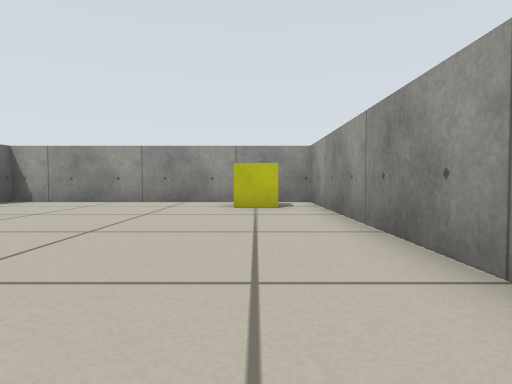
View 1 (above)

24 first-person views from a walk through a Stage world. The camera is 0.31 m above the floor, tilts 2° down and sees 75° across. Floor lines are 1 m apart. The floor is counted in squares, 0.5 m on a side. Each view is taken from the middle of a square. On the plan, view 1 faces up. The plan holds only what a view shows up to about 10 squares ahead; the rest is blank. Robots are left out.

View 2
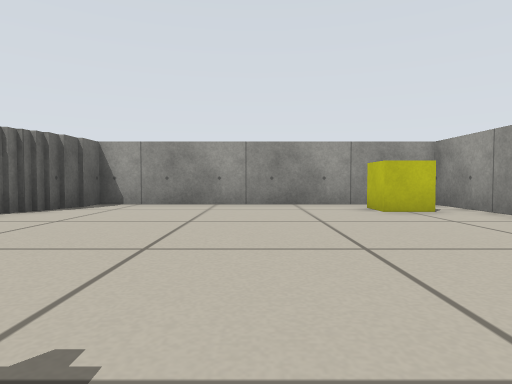

View 3
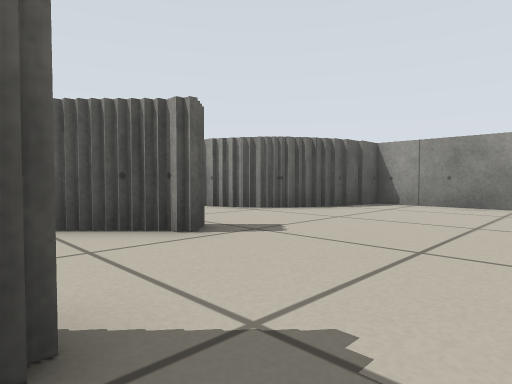

View 4
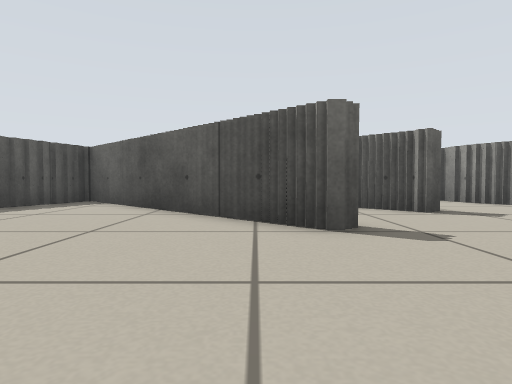

View 5
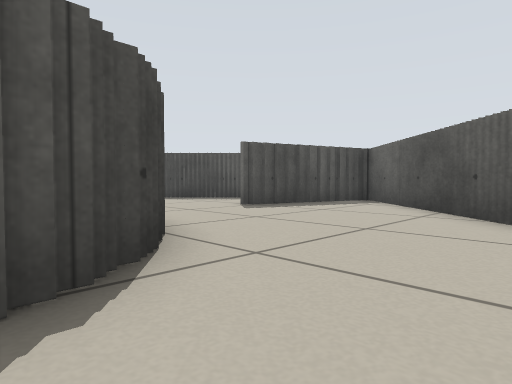

View 6
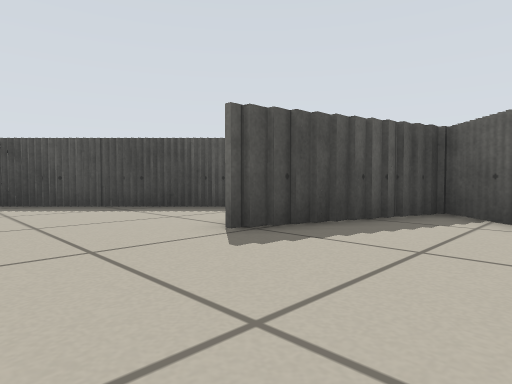

View 7
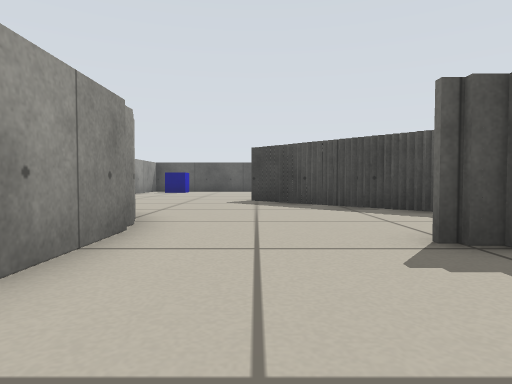

View 8
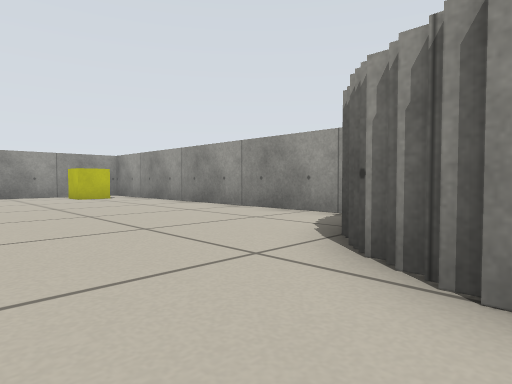

View 9
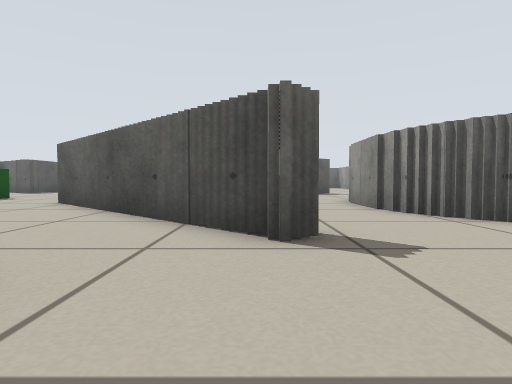

View 10
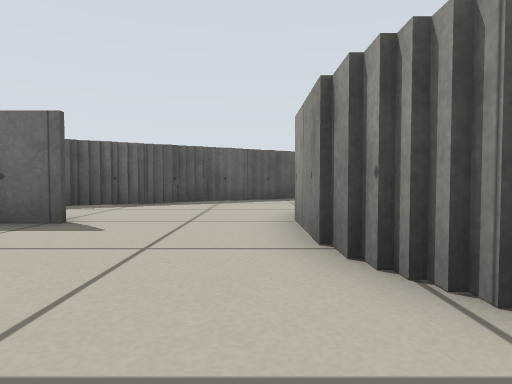

View 11
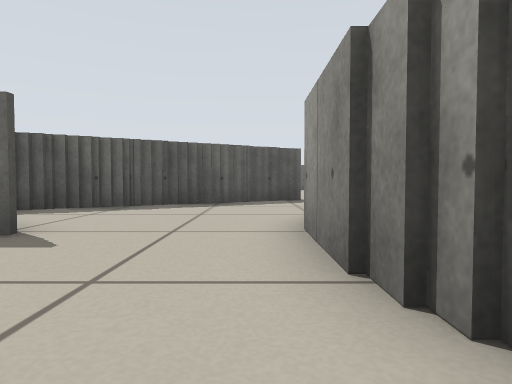

View 12
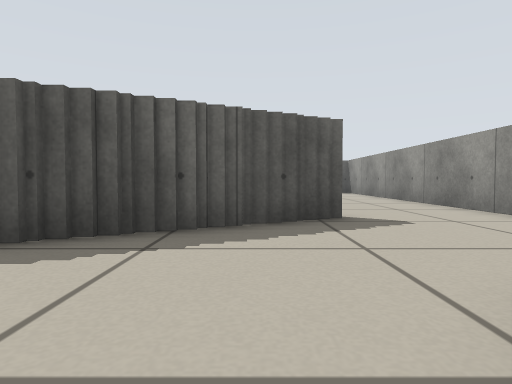

View 13
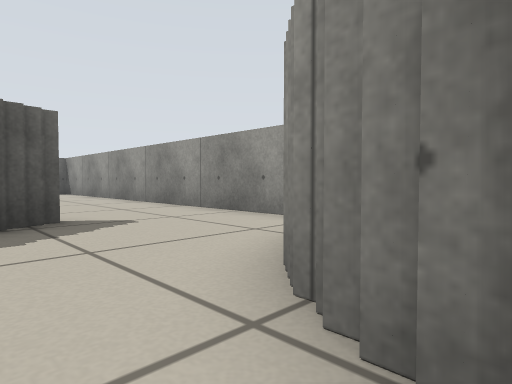

View 14
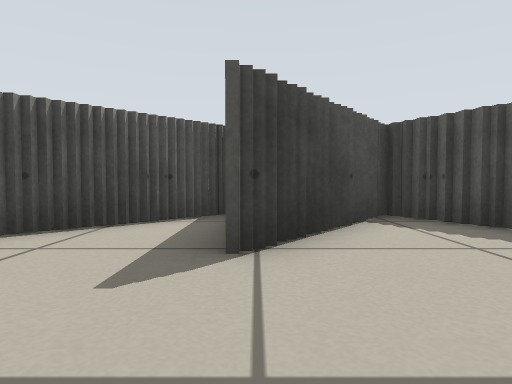

View 15
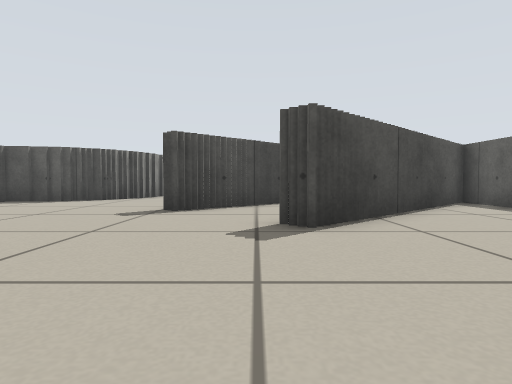

View 16
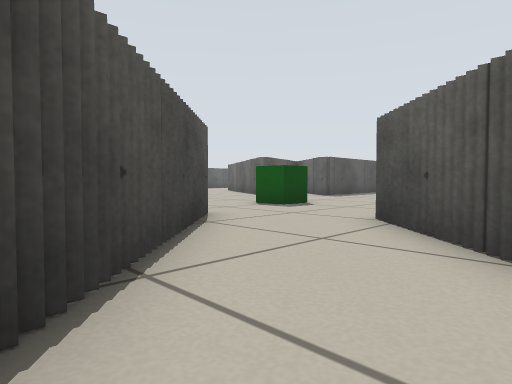

View 17
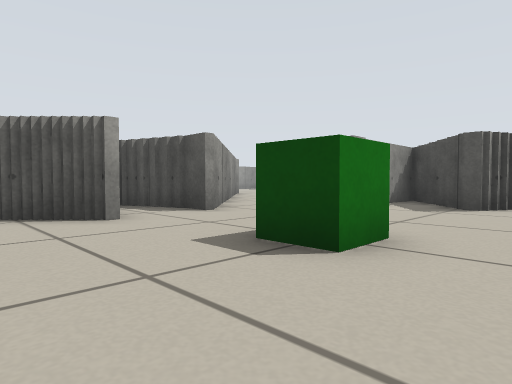

View 18
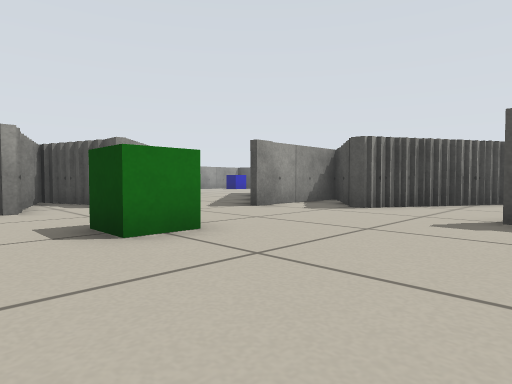

View 19
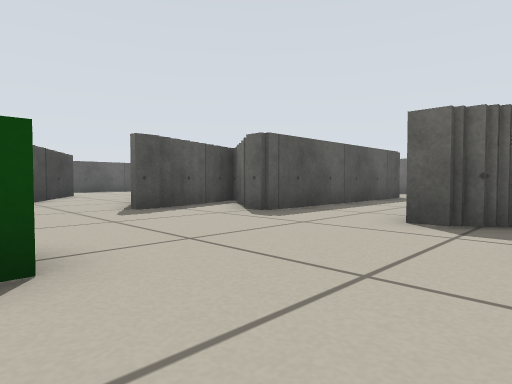

View 20
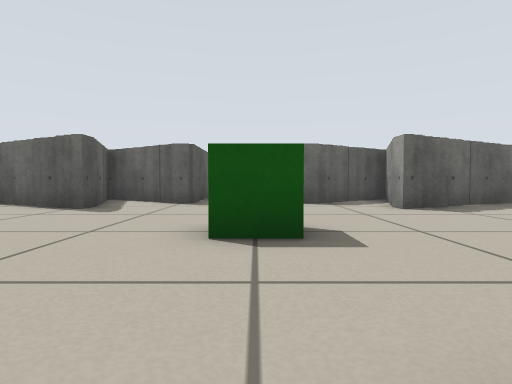

View 21
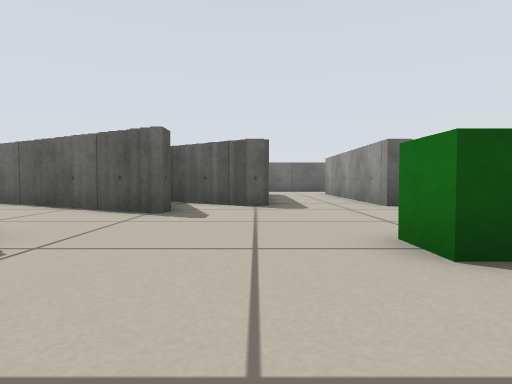

View 22
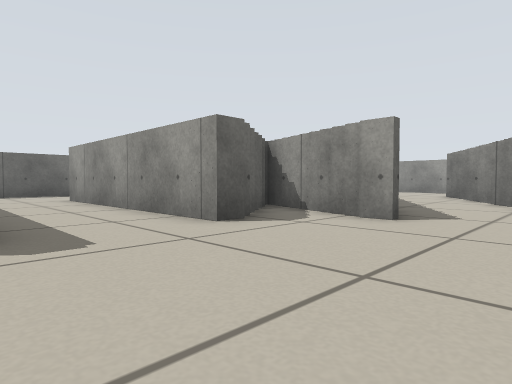

View 23
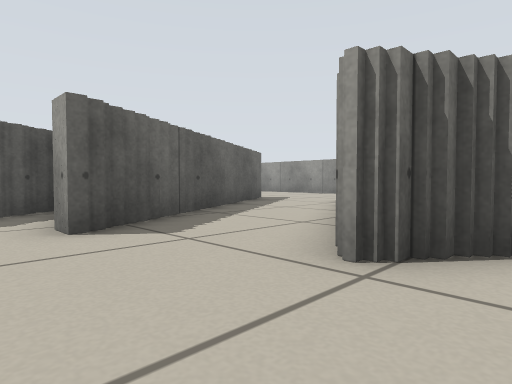

View 24
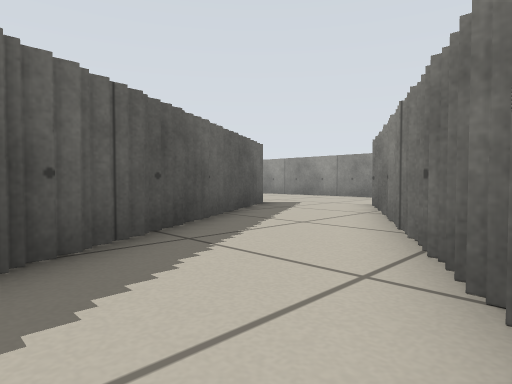

### Floor plan
Key: @ floor where view 1 was taken; # wall or solid block; . floor; B yellow box; G green box.
Columns run from 26 left of view 1 to 2 right of it. Each row starts with its distance up from view 1.
 10    #######         ##########
  9    ........        #......B.#
  8    ........       ##.....BB.#
  7     .......##    ##.........#
  6      ...#...######..........#
  5      ...#...................#
  4      #..##..................#
  3      ##..##.......##........#
  2       #..##...#..##.........#
  1       ##..##.##.##...#......#
  0        #...######...##....@.#
 -1        ##..##.##...##.......#
 -2      #####....#...##.....####
 -3       ####.......##.....##
 -4       ##........##......#
 -5 ########....G...###.....#
 -6 ...........GG....####...#
 -7  ...............### ....#
 -8   ######........##......#
 -9       #..........##.....
-10      ####.....#...##.....
-11       ###..##.#    ##.....
-12        ##..####     ##....
-13        #..## ##      ##...
-14       ## .#
-15       #  ##

Positions as (right, up) in squares from view 1, and headings:
1: (0, 0), facing up
2: (-3, 1), facing up
3: (-3, 1), facing up-left
4: (0, 0), facing left
5: (0, 0), facing down-left
6: (-3, -3), facing down-left
7: (-4, -3), facing down
8: (-4, -4), facing up-right
9: (-3, 3), facing left
10: (-7, 5), facing left
11: (-8, 5), facing left
12: (-13, 5), facing left
13: (-13, 5), facing up-left
14: (-12, 5), facing down
15: (-6, 8), facing down
16: (-7, 0), facing down-left
17: (-16, -3), facing down-right
18: (-18, -4), facing down-right
19: (-14, -3), facing down-left
20: (-10, -6), facing left
21: (-11, -8), facing left
22: (-15, -8), facing up-left
23: (-13, -4), facing up-left
24: (-15, -2), facing up-left
